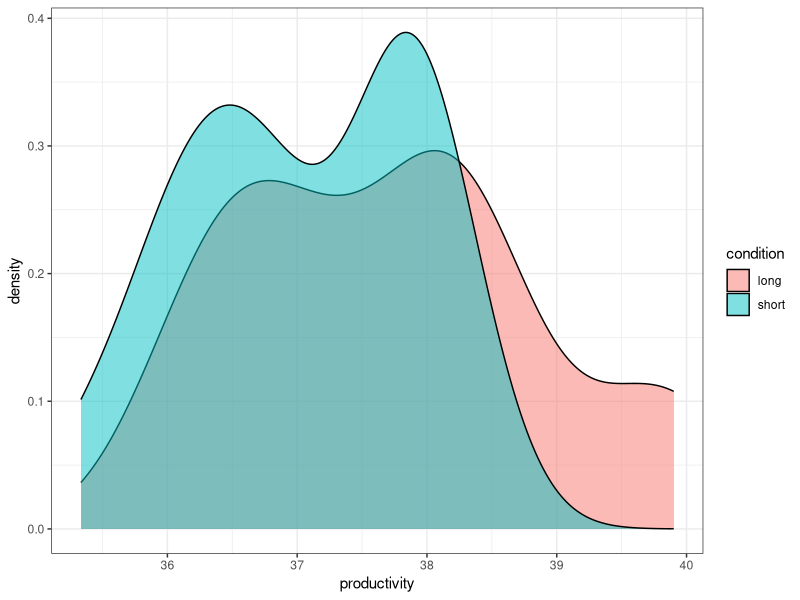

This chart was generated by the following R code:
set.seed(3)
data = data.frame(
  condition = c(rep('long', 20), rep('short', 20)),
  productivity = c(rnorm(20, 38, 1.5), rnorm(20, 37, 1)))
library(ggplot2)
ggplot(aes(x=productivity, fill=condition), data=data) + geom_density(alpha=0.5) + theme_bw()
write.csv(data, file='lunch_data.csv')

data = data.frame(
  condition = c(rep('long', 2000), rep('short', 2000)),
  productivity = c(rnorm(2000, 38, 10), rnorm(2000, 37, 10)))

write.csv(data, file='population_lunch_data.csv')


